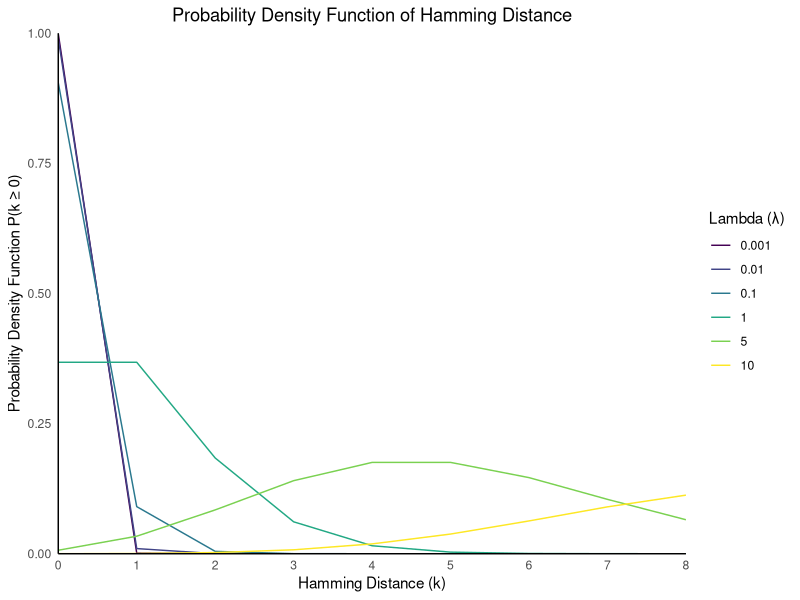

Source code (R):


# Load necessary libraries
library(ggplot2)
library(viridis)

# Define a function to calculate the PDF of the Hamming distance
calculate_pdf <- function(lambda, k) {
  return((lambda^k * exp(-lambda)) / factorial(k))
}

# Define the Hamming distances (as a vector)
hamming_distances <- 0:8  # Limited to 0 to 8

# Hardcoded example for lambda values calculated previously
# Replace this with the actual lambda values from your earlier script if needed.
lambda_values <- c(0.001, 0.01, 0.1, 1, 5, 10)  # Example lambda values; adjust accordingly

# Create a data frame to store results
pdf_data <- data.frame()

# Calculate the PDF for each combination of lambda and Hamming distance
for (lambda in lambda_values) {
  # Calculate the PDF for the current lambda
  pdf_values <- sapply(hamming_distances, calculate_pdf, lambda = lambda)
  
  # Create a temporary data frame for the current lambda
  temp_data <- data.frame(Hamming_Distance = hamming_distances, 
                          PDF = pdf_values, 
                          Lambda = as.factor(lambda))
  
  # Combine the temporary data frame with the main data frame
  pdf_data <- rbind(pdf_data, temp_data)
}

# Plot the results with the Viridis "D" color palette
ggplot(pdf_data, aes(x = Hamming_Distance, y = PDF, color = Lambda)) +
  geom_line(size = 0.5) +
  labs(title = "Probability Density Function of Hamming Distance",
       x = "Hamming Distance (k)",
       y = "Probability Density Function P(k ≥ 0)",
       color = "Lambda (λ)") +
  theme_minimal() +
  scale_y_continuous(limits = c(0, 1), expand = c(0, 0)) +  # Set y-axis limit to 0-1
  scale_x_continuous(breaks = 0:8, limits = c(0, 8), expand = c(0, 0)) +  # Show x-axis from 0 to 8
  scale_color_viridis_d(option = "D") +  # Use the viridis D color palette
  theme(panel.grid.major = element_blank(),
        panel.grid.minor = element_blank(),
        plot.title = element_text(hjust = 0.5),
        axis.line = element_line(color = "black"))  # Set axes to black

### END ###
